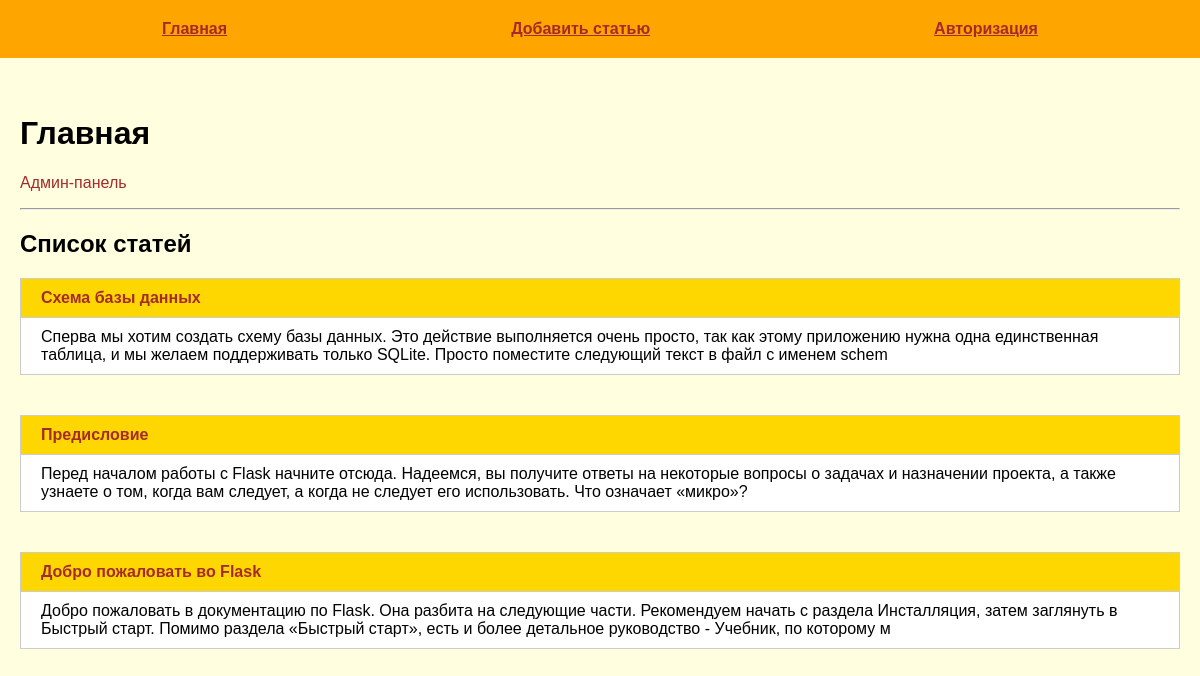
The page / on the database its author committed.
### tables this page shows
CREATE TABLE mainmenu(
id INTEGER PRIMARY KEY AUTOINCREMENT,
title TEXT NOT NULL,
url TEXT NOT NULL
);

CREATE TABLE posts(
id INTEGER PRIMARY KEY AUTOINCREMENT,
title TEXT NOT NULL,
text TEXT NOT NULL,
url TEXT NOT NULL,
time INTEGER NOT NULL
);

### flsk/first.py (the view)
@app.route("/")
def index():
    return render_template("index.html", title="Главная", menu=dbase.get_menu(), posts=dbase.get_post_anonce())

### flsk/FDataBase.py (called while the page is built)
    def get_menu(self):
        sql = 'SELECT * FROM mainmenu'
        try:
            self.__cur.execute(sql)
            res = self.__cur.fetchall()
            if res:
                return res
        except IOError:
            print("Ошибка чтения из БД")
        return []

    def get_post_anonce(self):
        try:
            self.__cur.execute(f"SELECT id, title, text, url FROM posts ORDER BY time DESC")
            res = self.__cur.fetchall()
            if res:
                return res
        except sqlite3.Error as e:
            print("Ошибка добавления статьи в БД " + str(e))
        return []

### flsk/first.py (called while the page is built)
def connect_db():
    con = sqlite3.connect(app.config['DATABASE'])
    con.row_factory = sqlite3.Row
    return con

def get_db():
    if not hasattr(g, 'link_db'):
        g.link_db = connect_db()
    return g.link_db

@app.before_request
def before_request():
    global dbase
    db = get_db()
    dbase = FDataBase(db)

### flsk/templates/index.html
{% extends 'base.html' %}
{% block content %}
{{ super() }}
<p><a href="{{ url_for('admin.index') }}">Админ-панель</a></p>
<hr>
<h2>Список статей</h2>
<ul>
    {% for p in posts %}
    <li>
        <p class="title"><a href="{{ url_for('show_post', alias=p.url) }}">{{p.title}}</a></p>
        <div class="annonce">{{ p.text[:240] | striptags }}</div>
    </li>
    {% endfor %}
</ul>
{% endblock %}

### flsk/templates/base.html (shortened to what this page needs)
<!DOCTYPE html>
<html lang="en">
<head>
    <link rel="stylesheet" href="{{ url_for('static', filename='css/style.css') }}">
</head>
<body>
    {% block content %}
        {% block mainmenu %}
    <ul class="menu">
        {% for m in menu %}
        <li><a href="{{ m.url }}">{{ m.title }}</a></li>
        {% endfor %}
    </ul>
        {% endblock mainmenu %}
    <div class="content">
    {% if title %}
    <h1>{{ title }}</h1>
    {% else %}
    <h1>Про Flask</h1>
    {% endif %}
    {% endblock content%}
    </div>
</body>
</html>

### flsk/static/css/style.css (style rules this page uses)
body { background: lightyellow; margin: 0; padding: 0; font-family: Verdana, Geneva, Tahoma, sans-serif; }
.menu { display: flex; justify-content: space-around; list-style: none; background: orange; padding: 20px; margin-top: 0; }
.menu a { font-weight: bold; color: brown; }
.content { margin: 0 auto; max-width: 1200px; padding: 20px; box-sizing: border-box; }
ul { list-style: none; padding: 0; }
p>a { text-decoration: none; color: brown; }
li>p, li div { border: 1px solid #CCC; padding: 10px 20px; }
p.title { margin: 0; font-weight: bold; background: gold; }
p.title a { display: block; }
.annonce { margin-top: -1px; margin-bottom: 40px; background: #FFF; }

### rows shown on the page
mainmenu: title "Главная"
mainmenu: title "Добавить статью"
mainmenu: title "Авторизация"
posts: title "Схема базы данных", text "Сперва мы хотим создать схему базы данных. Это действие выполняется очень просто, так как этому приложению нужна одна единственная таблица, и мы желаем поддерживать только SQLite. Просто поместите следующий текст в файл с именем schem"
posts: title "Предисловие", text "Перед началом работы с Flask начните отсюда. Надеемся, вы получите ответы на некоторые вопросы о задачах и назначении проекта, а также узнаете о том, когда вам следует, а когда не следует его использовать. Что означает «микро»?"
posts: title "Добро пожаловать во Flask", text "Добро пожаловать в документацию по Flask. Она разбита на следующие части. Рекомендуем начать с раздела Инсталляция, затем заглянуть в Быстрый старт. Помимо раздела «Быстрый старт», есть и более детальное руководство - Учебник, по которому м"
